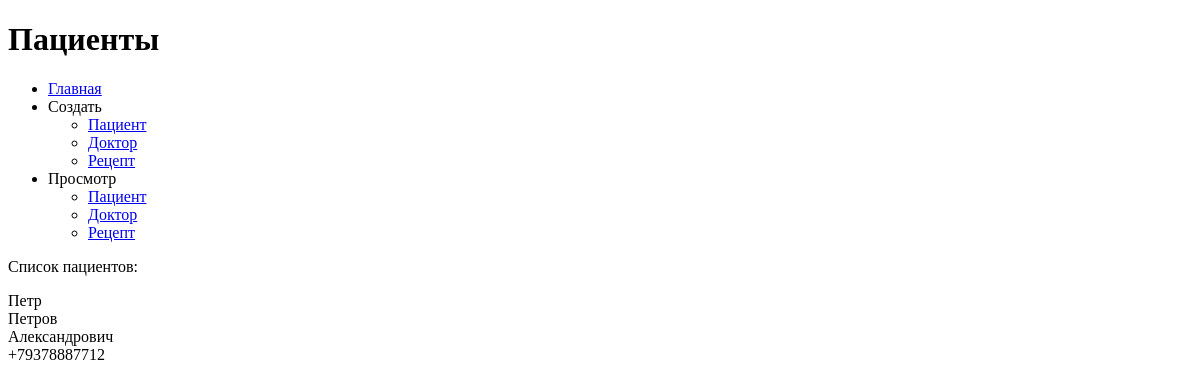
/prescriptions/show/patients, run on an earlier commit of the app's database.
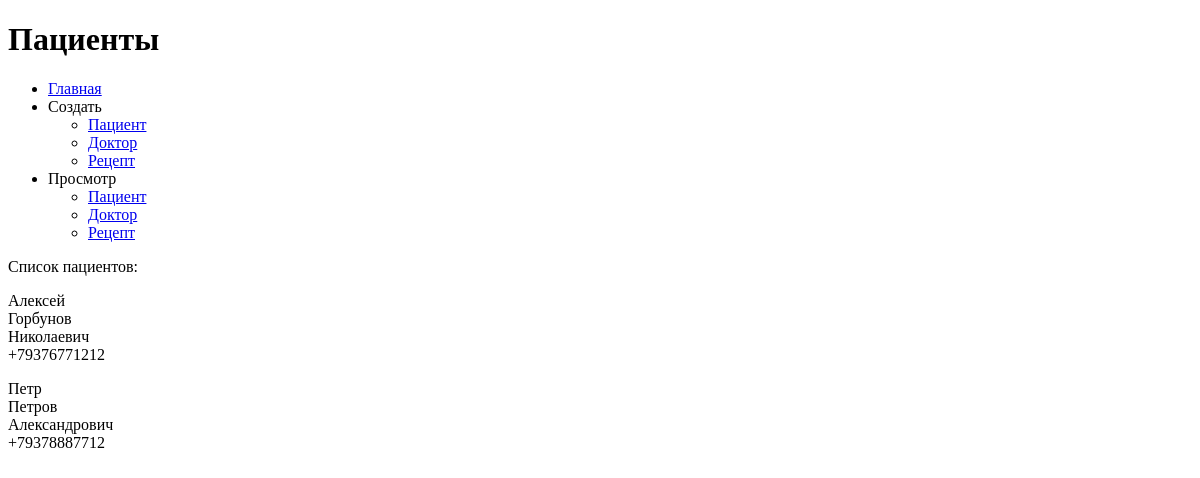
And on a later commit of the database.
### prescriptions/models.py (models this page shows)
class Patient(models.Model):
    first_name = models.CharField(max_length=50, verbose_name='Имя')
    last_name = models.CharField(max_length=50, verbose_name='Фамилия')
    father_name = models.CharField(max_length=50, verbose_name='Отчество')
    phone_number = models.CharField(max_length=50, verbose_name='Телефон')
    class Meta:
        verbose_name = 'Пациент'
        verbose_name_plural = 'Пациенты'
        ordering = ['first_name']

### prescriptions/views.py (the view)
# urls.py: path('show/patients', Patients.as_view(), name='show_patients'),
class Patients(ListView):
    model = Patient

### prescriptions/templates/prescriptions/patient_list.html (shortened to what this page needs)
{% extends "base/base_template.html" %}
{% block h1 %}Пациенты{% endblock %}
{% block main_section %}
<div>
    <p>Список пациентов:</p>
    {% for patient in patient_list %}
    <p>
        {{ patient.first_name }}<br>
        {{ patient.last_name }}<br>
        {{ patient.father_name }}<br>
        {{ patient.phone_number }}
    </p>
    {% empty %}
    <p>
        Записи отсутствуют!
    </p>
    {% endfor %}
</div>
{% endblock %}

What changed in the data, as far as the page shows it:
added Patient: first_name "Алексей", last_name "Горбунов", father_name "Николаевич", phone_number "+79376771212"
